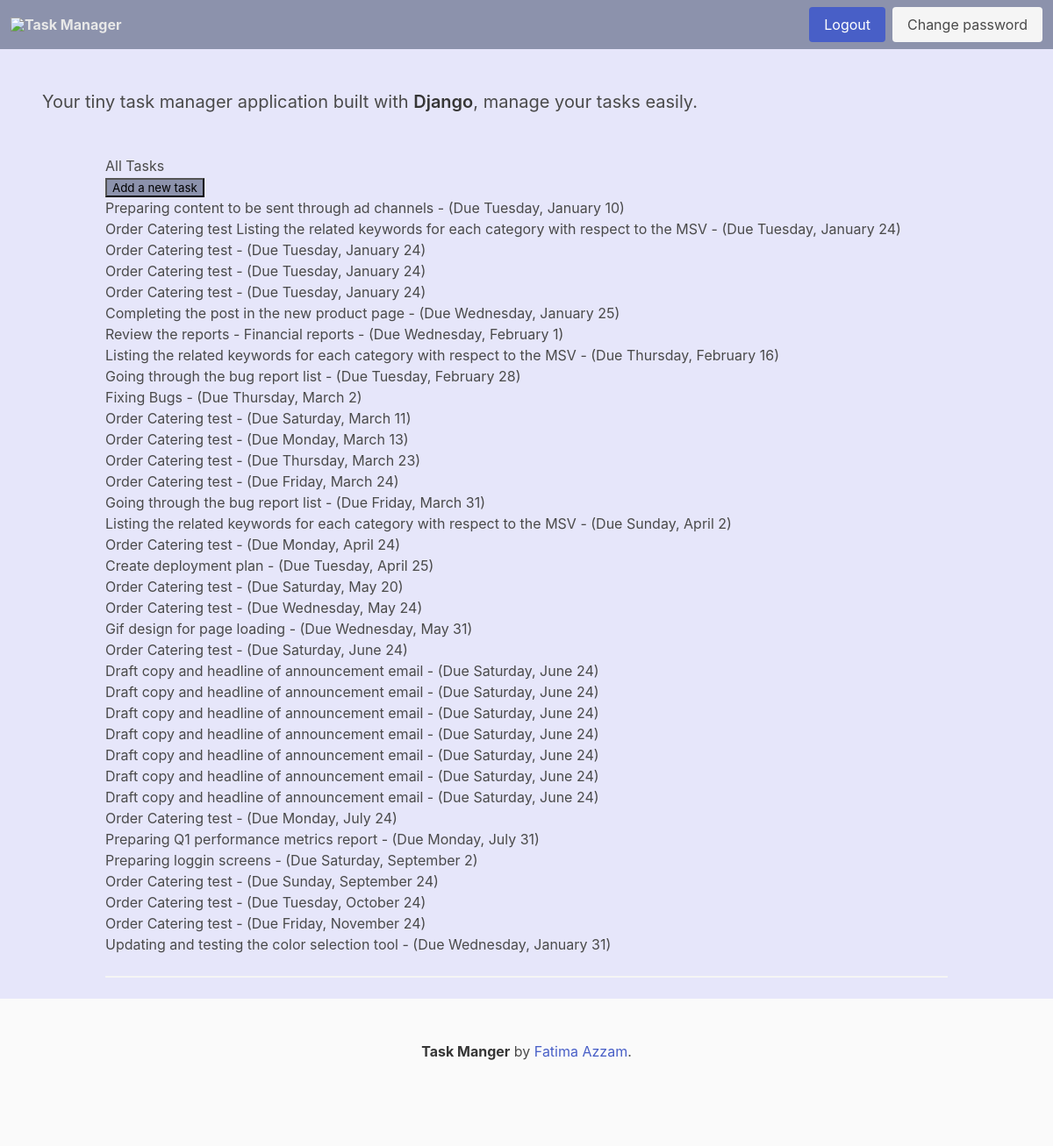
The app's page / (signed in) with its own data.
### task_app/models.py (models this page shows, shortened)
class TaskItem(models.Model):
    title = models.CharField(max_length=100)
    description = models.TextField(null=True, blank=True)
    created_date = models.DateTimeField(auto_now_add=True)
    start_date = models.DateTimeField(default=timezone.now)
    due_date = models.DateTimeField(default=one_week_hence)
    class Meta:
        ordering = ["due_date"]

### task_app/views.py (the view)
# urls.py: path("", views.ItemListView.as_view(), name="index"),
class ItemListView(ListView):
    model = TaskItem
    template_name = "task_app/index.html"
    @method_decorator(login_required)
    def dispatch(self, *args, **kwargs):
        return super(ItemListView, self).dispatch(*args, **kwargs)

### task_app/templates/task_app/index.html (shortened to what this page needs)
{% extends "base.html" %}
{% block content %}
{% if object_list %}
<h3>All Tasks</h3>
{% endif %}
<p>
    <input
            value="Add a new task"
            type="button"
            onclick="location.href='{% url "task-add" %}'" style="background-color:#8C92AC;"/>
</p>
<ul>
    {% for task in object_list %}
    <li >
        <div class="container">
            <div
                    role="button"
                    onclick="location.href= '{% url "item-update" task.id %}'" >
                    {{ task.title }} -
                    (Due {{ task.due_date | date:"l, F j" }})
            </div>
        </div>
    </li>
    {% endfor %}
</ul>
<hr>
{% endblock %}

### records on screen
TaskItem: title "Preparing content to be sent through ad channels", due_date "Tuesday, January 10"
TaskItem: title "Order Catering test Listing the related keywords for each category with respect to the MSV", due_date "Tuesday, January 24"
TaskItem: title "Order Catering test", due_date "Tuesday, January 24"
TaskItem: title "Order Catering test", due_date "Tuesday, January 24"
TaskItem: title "Order Catering test", due_date "Tuesday, January 24"
TaskItem: title "Completing the post in the new product page", due_date "Wednesday, January 25"
TaskItem: title "Review the reports - Financial reports", due_date "Wednesday, February 1"
TaskItem: title "Listing the related keywords for each category with respect to the MSV", due_date "Thursday, February 16"
TaskItem: title "Going through the bug report list", due_date "Tuesday, February 28"
TaskItem: title "Fixing Bugs", due_date "Thursday, March 2"
TaskItem: title "Order Catering test", due_date "Saturday, March 11"
TaskItem: title "Order Catering test", due_date "Monday, March 13"
TaskItem: title "Order Catering test", due_date "Thursday, March 23"
TaskItem: title "Order Catering test", due_date "Friday, March 24"
TaskItem: title "Going through the bug report list", due_date "Friday, March 31"
TaskItem: title "Listing the related keywords for each category with respect to the MSV", due_date "Sunday, April 2"
TaskItem: title "Order Catering test", due_date "Monday, April 24"
TaskItem: title "Create deployment plan", due_date "Tuesday, April 25"
TaskItem: title "Order Catering test", due_date "Saturday, May 20"
TaskItem: title "Order Catering test", due_date "Wednesday, May 24"
TaskItem: title "Gif design for page loading", due_date "Wednesday, May 31"
TaskItem: title "Order Catering test", due_date "Saturday, June 24"
TaskItem: title "Draft copy and headline of announcement email", due_date "Saturday, June 24"
TaskItem: title "Draft copy and headline of announcement email", due_date "Saturday, June 24"
TaskItem: title "Draft copy and headline of announcement email", due_date "Saturday, June 24"
TaskItem: title "Draft copy and headline of announcement email", due_date "Saturday, June 24"
TaskItem: title "Draft copy and headline of announcement email", due_date "Saturday, June 24"
TaskItem: title "Draft copy and headline of announcement email", due_date "Saturday, June 24"
TaskItem: title "Draft copy and headline of announcement email", due_date "Saturday, June 24"
TaskItem: title "Order Catering test", due_date "Monday, July 24"
TaskItem: title "Preparing Q1 performance metrics report", due_date "Monday, July 31"
TaskItem: title "Preparing loggin screens", due_date "Saturday, September 2"
TaskItem: title "Order Catering test", due_date "Sunday, September 24"
TaskItem: title "Order Catering test", due_date "Tuesday, October 24"
TaskItem: title "Order Catering test", due_date "Friday, November 24"
TaskItem: title "Updating and testing the color selection tool", due_date "Wednesday, January 31"
